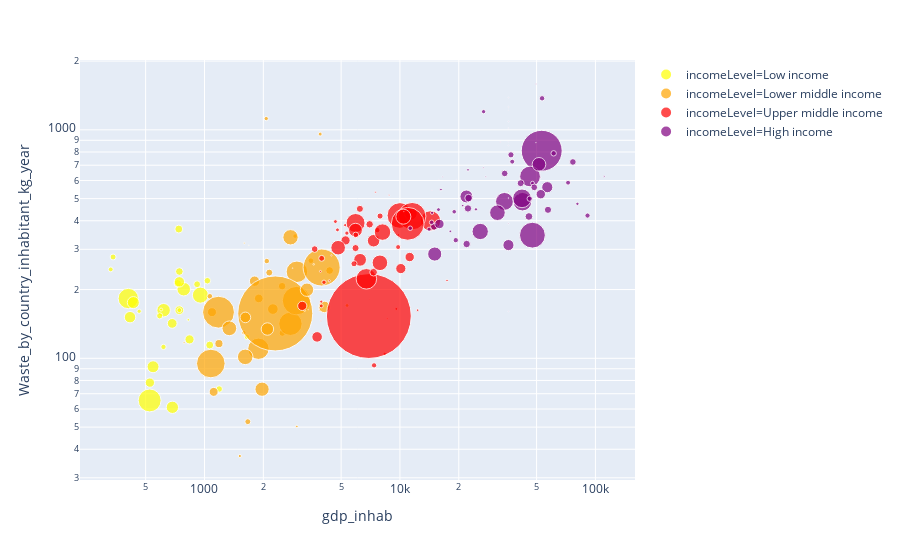

The notebook cell this image was saved under:
### Code cell
fig = px.scatter(countries_df_geo.sort_values(by='NumIncome',ascending=True), x="gdp_inhab", y="Waste_by_country_inhabitant_kg_year", size="population", color="incomeLevel",
           hover_name="name", log_x=True,log_y=True,size_max=60,color_discrete_map={
                "Low income": "yellow",
                "Lower middle income": "orange",
                "Upper middle income": "red",
                "High income": "purple"
             })
fig.show()
fig.write_html("wasteLOG_function_gdpLOG_income.html")

### Figure 1 — Plotly figure (JSON) as saved in the notebook; plotly's stock layout.template omitted (floating-point values rounded to 4 significant figures)
{"data": [{"hoverlabel": {"namelength": 0}, "hovertemplate": "<b>%{hovertext}</b><br><br>incomeLevel=Low income<br>gdp_inhab=%{x}<br>Waste_by_country_inhabitant_kg_year=%{y}<br>population=%{marker.size}", "hovertext": ["Sierra Leone", "Somalia", "Uganda", "Chad", "Rwanda", "Haiti", "Afghanistan", "Syrian Arab Republic", "Tanzania", "Mali", "South Sudan", "Guinea-Bissau", "Malawi", "Burkina Faso", "Congo, Dem. Rep.", "Niger", "Burundi", "Benin", "Madagascar", "Gambia, The", "Togo", "Mozambique", "Nepal", "Guinea", "Central African Republic", "Eritrea", "Ethiopia", "Liberia", "Yemen, Rep.", "Tajikistan"], "legendgroup": "incomeLevel=Low income", "marker": {"color": "yellow", "size": [5439695, 14317996, 35093648, 11887202, 11917508, 10847334, 34656032, 20824893, 49082997, 16006670, 11177490, 1770526, 16577147, 18110624, 78736153, 8842415, 6741569, 5521763, 24894551, 1311349, 7228915, 27212382, 28982771, 8132552, 4515392, 4474690, 99873033, 3512932, 27584213, 8177809], "sizemode": "area", "sizeref": 380900.0, "symbol": "circle"}, "mode": "markers", "name": "incomeLevel=Low income", "showlegend": true, "type": "scatter", "x": [616.8, 743.6, 783.1, 1064.0, 738.8, 729.4, 617.9, 743.6, 953.0, 838.5, 743.6, 600.1, 525.4, 683.6, 407.6, 916.8, 340.8, 1648.0, 416, 826.9, 590.0, 545.6, 685.1, 1189.0, 331.4, 743.6, 524.1, 463.2, 432.4, 1034.0], "xaxis": "x", "y": [112.2, 162.5, 200.8, 114.3, 367.9, 212.9, 162.4, 216.1, 189.0, 121.0, 239.8, 163.5, 78.29, 142.2, 182.7, 211.0, 277.7, 124.2, 151.4, 147.5, 153.4, 91.87, 61.04, 73.4, 244.9, 162.5, 65.41, 160.7, 175.3, 218.6], "yaxis": "y"}, {"hoverlabel": {"namelength": 0}, "hovertemplate": "<b>%{hovertext}</b><br><br>incomeLevel=Lower middle income<br>gdp_inhab=%{x}<br>Waste_by_country_inhabitant_kg_year=%{y}<br>population=%{marker.size}", "hovertext": ["Zimbabwe", "Comoros", "Senegal", "Eswatini", "Timor-Leste", "Cote d'Ivoire", "Tunisia", "Zambia", "Lesotho", "Congo, Rep.", "Mongolia", "Bolivia", "Honduras", "Mauritania", "Moldova", "Papua New Guinea", "West Bank and Gaza", "Lao PDR", "Kyrgyz Republic", "Cambodia", "Nicaragua", "Ghana", "Djibouti", "El Salvador", "Kiribati", "Vanuatu", "Vietnam", "Egypt, Arab Rep.", "Myanmar", "Philippines", "Nigeria", "Bangladesh", "Pakistan", "Indonesia", "Micronesia, Fed. Sts.", "India", "Sao Tome and Principe", "Ukraine", "Cameroon", "Kenya", "Bhutan", "Uzbekistan", "Angola", "Cabo Verde", "Sudan", "Solomon Islands", "Morocco"], "legendgroup": "incomeLevel=Lower middle income", "marker": {"color": "orange", "size": [12500525, 777424, 15411614, 1343098, 1268671, 20401331, 11143908, 14264756, 1965662, 2648507, 3027398, 10724705, 9112867, 3506288, 3554108, 7755785, 4046901, 6663967, 5956900, 15270790, 5737723, 21542009, 746221, 6164626, 114395, 270402, 86932500, 87813257, 46095462, 103320222, 154402181, 155727053, 193203476, 261115456, 104937, 1071477855, 191266, 45004645, 21655715, 41350152, 686958, 29774500, 25096150, 513979, 38647803, 563513, 34318082], "sizemode": "area", "sizeref": 380900.0, "symbol": "circle"}, "mode": "markers", "name": "incomeLevel=Lower middle income", "showlegend": true, "type": "scatter", "x": [1185.0, 786.4, 1092.0, 3906.0, 2968.0, 1804.0, 4368.0, 1895.0, 1516.0, 5364.0, 3906.0, 2495.0, 2145.0, 1590.0, 2069.0, 2500.0, 2908.0, 1666, 1065.0, 1114.0, 2084.0, 2237.0, 2567.0, 3502.0, 1686.0, 2874.0, 1888.0, 2970.0, 1616.0, 2752.0, 2958.0, 1077.0, 1179.0, 3975.0, 2823.0, 2302.0, 1343.0, 2755.0, 1619.0, 1340, 3253.0, 2098.0, 4106.0, 3619.0, 1970.0, 1599.0, 3345.0], "xaxis": "x", "y": [116.0, 117.1, 159.2, 162.5, 50.35, 217.7, 242.3, 182.8, 37.37, 170.4, 957.9, 206.9, 237.2, 129.5, 1120.0, 128.9, 342.7, 52.81, 186.9, 71.31, 266.4, 164.2, 154.1, 267.5, 312.3, 259.7, 110.1, 239.1, 101.5, 141.6, 178.8, 94.9, 159.2, 249.7, 248.1, 157.2, 133.8, 338.7, 151.0, 135.3, 162.0, 134.3, 167.9, 257.9, 73.26, 319.4, 199.7], "yaxis": "y"}, {"hoverlabel": {"namelength": 0}, "hovertemplate": "<b>%{hovertext}</b><br><br>incomeLevel=Upper middle income<br>gdp_inhab=%{x}<br>Waste_by_country_inhabitant_kg_year=%{y}<br>population=%{marker.size}", "hovertext": ["Kosovo", "Georgia", "Sri Lanka", "Equatorial Guinea", "Namibia", "Lebanon", "St. Lucia", "Belize", "Costa Rica", "Mauritius", "Gabon", "Dominica", "Marshall Islands", "Turkmenistan", "Tonga", "Maldives", "Tuvalu", "Samoa", "North Macedonia", "Bosnia and Herzegovina", "Albania", "Armenia", "American Samoa", "Guyana", "Jamaica", "St. Vincent and the Grenadines", "Fiji", "Botswana", "Montenegro", "Suriname", "Grenada", "China", "Peru", "Mexico", "Iran, Islamic Rep.", "Dominican Republic", "Cuba", "Turkey", "Thailand", "Guatemala", "Ecuador", "Kazakhstan", "Romania", "Malaysia", "Venezuela, RB", "South Africa", "Iraq", "Algeria", "Belarus", "Azerbaijan", "Colombia", "Jordan", "Nauru", "Russian Federation", "Libya", "Brazil", "Paraguay", "Serbia", "Bulgaria", "Argentina"], "legendgroup": "incomeLevel=Upper middle income", "marker": {"color": "red", "size": [1801800, 3717100, 21203000, 1221490, 1559983, 5603279, 177206, 359288, 4757575, 1263473, 1086137, 72400, 52793, 5366277, 104951, 409163, 11097, 187665, 2081206, 3535961, 2880703, 2906220, 55599, 746556, 2881355, 109455, 867086, 2014866, 622159, 526103, 105481, 1371220000, 30973354, 125890949, 80277428, 10528394, 11303687, 78271472, 68657600, 16252429, 16144368, 16791425, 19815481, 30228017, 29893080, 51730000.0, 36115649, 40606052, 9489616, 9649341, 46406646, 8413464, 13049, 143201676, 6193501, 205962108, 6639119, 7095383, 7177991, 42981515], "sizemode": "area", "sizeref": 380900.0, "symbol": "circle"}, "mode": "markers", "name": "incomeLevel=Upper middle income", "showlegend": true, "type": "scatter", "x": [3957.0, 4086.0, 3769.0, 12320.0, 9584.0, 7658.0, 8407.0, 4461.0, 9785.0, 9822.0, 17410.0, 6989.0, 3391.0, 7373.0, 3871.0, 8799.0, 3534.0, 3933.0, 5249.0, 5353.0, 4676.0, 3958.0, 9614.0, 3919.0, 4790.0, 6663.0, 4349.0, 8360.0, 7495.0, 8606.0, 8827.0, 6932.0, 6252.0, 10000.0, 6734.0, 6997.0, 7332.0, 14340.0, 5928.0, 3164.0, 5268.0, 11210.0, 10100.0, 11380.0, 7332.0, 8143.0, 5924.0, 4828.0, 6237.0, 5927.0, 7897.0, 3662.0, 9651.0, 11550.0, 5943.0, 10960.0, 3977.0, 5822.0, 7912.0, 10410.0], "xaxis": "x", "y": [177.1, 215.2, 124.1, 162.5, 164.6, 364.1, 438, 282.2, 306.9, 346.7, 219.2, 182.0, 163.2, 93.17, 164.2, 516.9, 359.5, 146, 382.8, 353.1, 396.8, 169.6, 341.5, 240.1, 365, 288.4, 218.4, 104.7, 533.6, 149.4, 280.0, 153.2, 269.8, 421.8, 222.8, 386, 238.2, 399.7, 391.1, 169.6, 328.1, 277.5, 247.0, 429.5, 327.1, 356.8, 363.8, 304.9, 451.0, 303.7, 261.8, 300.7, 474.5, 419.0, 346.8, 387.9, 273.9, 259.3, 419.5, 416.7], "yaxis": "y"}, {"hoverlabel": {"namelength": 0}, "hovertemplate": "<b>%{hovertext}</b><br><br>incomeLevel=High income<br>gdp_inhab=%{x}<br>Waste_by_country_inhabitant_kg_year=%{y}<br>population=%{marker.size}", "hovertext": ["San Marino", "United Kingdom", "United States", "St. Kitts and Nevis", "Iceland", "Italy", "Barbados", "British Virgin Islands", "New Caledonia", "Curacao", "Korea, Rep.", "Macao SAR, China", "Monaco", "Northern Mariana Islands", "St. Martin (French part)", "Virgin Islands (U.S.)", "Gibraltar", "Liechtenstein", "Isle of Man", "French Polynesia", "Cayman Islands", "Bermuda", "Germany", "Channel Islands", "Luxembourg", "Andorra", "Greenland", "Palau", "France", "Seychelles", "Faroe Islands", "Japan", "Antigua and Barbuda", "Guam", "Denmark", "Malta", "Kuwait", "Sweden", "Hungary", "United Arab Emirates", "Austria", "Uruguay", "Puerto Rico", "Croatia", "Portugal", "Israel", "Panama", "Switzerland", "Norway", "New Zealand", "Ireland", "Hong Kong SAR, China", "Slovak Republic", "Singapore", "Oman", "Lithuania", "Czech Republic", "Slovenia", "Poland", "Canada", "Bahamas, The", "Saudi Arabia", "Finland", "Brunei Darussalam", "Bahrain", "Australia", "Taiwan, China", "Trinidad and Tobago", "Netherlands", "Chile", "Cyprus", "Estonia", "Belgium", "Qatar", "Latvia", "Greece", "Spain", "Aruba"], "legendgroup": "incomeLevel=High income", "marker": {"color": "purple", "size": [33203, 65128861, 318563456, 54288, 330815, 60730582, 280601, 20645, 278000, 153822, 50746659, 612167, 37783, 54036, 30959, 105784, 33623, 36545, 80759, 273528, 59172, 64798, 81686611, 164541, 569604, 82431, 56905, 21503, 66624068, 88303, 48842, 127141000, 96777, 159973, 5683483, 431874, 2998083, 9799186, 9843028, 9269612, 8633169, 3431552, 3473181, 4203604, 10401062, 8380100, 3969249, 8372098, 5188607, 4692700, 4586897, 7305700, 5423801, 5607283, 3960925, 2904910, 10546059, 2063531, 37986412, 35544564, 386838, 31557144, 5479531, 423196, 1425171, 23789338, 23434000, 1328100, 16939923, 16829442, 1160985, 1315407, 11274196, 2109568, 1977527, 10892413, 46447697, 103187], "sizemode": "area", "sizeref": 380900.0, "symbol": "circle"}, "mode": "markers", "name": "incomeLevel=High income", "showlegend": true, "type": "scatter", "x": [52600.0, 42340.0, 53110.0, 15810.0, 49680, 34260.0, 16530.0, 35900.0, 35900.0, 35900.0, 25730.0, 52140.0, 35900.0, 19460.0, 35900.0, 35900.0, 35900.0, 35900.0, 35900.0, 35900.0, 35900.0, 35900.0, 46300.0, 35900.0, 111000.0, 40270.0, 49620.0, 10480.0, 42120.0, 14580.0, 35900.0, 47610.0, 13890.0, 32600.0, 61150.0, 27480.0, 47650.0, 57190.0, 14950.0, 41450.0, 48650.0, 14090.0, 26780.0, 14530.0, 22280.0, 34340.0, 11280.0, 76694, 91120.0, 37530.0, 72460.0, 36970.0, 19300.0, 53350.0, 18950.0, 15740.0, 21940.0, 24480.0, 15060.0, 51430.0, 26740.0, 21870.0, 46120.0, 31430.0, 22290.0, 56720.0, 35900.0, 16200.0, 52550.0, 15920.0, 20940.0, 18100.0, 45690.0, 80900.0, 14600.0, 22450.0, 31530.0, 35900.0], "xaxis": "x", "y": [517.3, 484.7, 809.9, 605.9, 1587.0, 486.1, 623, 1022, 389.1, 160.6, 359.0, 617.4, 1217.0, 606.3, 500, 1385.0, 504.2, 886.1, 626.0, 537.4, 1014.0, 1265.0, 624.9, 1087.0, 625, 521.6, 878.7, 438.4, 501.3, 543.6, 1249.0, 345.9, 316.0, 884.5, 789.1, 622.9, 583.7, 446.7, 377.1, 584, 560.2, 367.2, 1201.0, 393.5, 452.8, 644.4, 370.9, 723.4, 421.5, 725.6, 587.0, 777.5, 328.9, 1374.0, 438, 447.5, 316.4, 448.8, 286.0, 706.2, 682.5, 511, 499.7, 511, 668.0, 561.0, 313.1, 548.1, 522.7, 387.2, 466.0, 359.6, 417.6, 474.5, 433.4, 502.9, 433.8, 854.1], "yaxis": "y"}], "layout": {"legend": {"itemsizing": "constant", "tracegroupgap": 0}, "margin": {"t": 60}, "xaxis": {"anchor": "y", "domain": [0, 1], "title": {"text": "gdp_inhab"}, "type": "log"}, "yaxis": {"anchor": "x", "domain": [0, 1], "title": {"text": "Waste_by_country_inhabitant_kg_year"}, "type": "log"}}}
